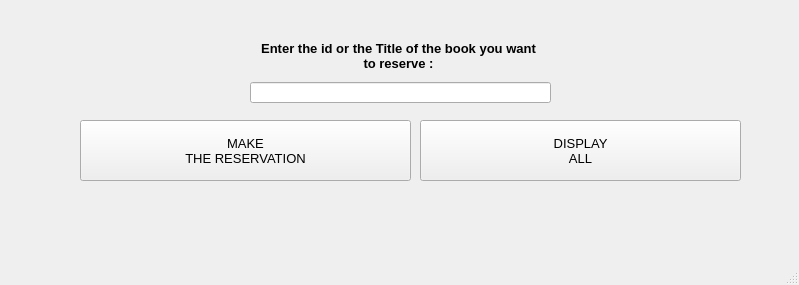
<?xml version="1.0" encoding="UTF-8"?>
<ui version="4.0">
 <class>MainWindow</class>
 <widget class="QMainWindow" name="MainWindow">
  <property name="geometry">
   <rect>
    <x>0</x>
    <y>0</y>
    <width>799</width>
    <height>285</height>
   </rect>
  </property>
  <property name="windowTitle">
   <string>MainWindow</string>
  </property>
  <widget class="QWidget" name="centralwidget">
   <widget class="QPushButton" name="pushButton_displayguest">
    <property name="geometry">
     <rect>
      <x>420</x>
      <y>120</y>
      <width>321</width>
      <height>61</height>
     </rect>
    </property>
    <property name="font">
     <font>
      <pointsize>10</pointsize>
      <weight>50</weight>
      <italic>false</italic>
      <bold>false</bold>
      <underline>false</underline>
      <strikeout>false</strikeout>
      <kerning>true</kerning>
     </font>
    </property>
    <property name="text">
     <string>DISPLAY 
ALL</string>
    </property>
   </widget>
   <widget class="QLabel" name="label_3">
    <property name="geometry">
     <rect>
      <x>148</x>
      <y>30</y>
      <width>501</width>
      <height>51</height>
     </rect>
    </property>
    <property name="font">
     <font>
      <pointsize>10</pointsize>
      <weight>75</weight>
      <bold>true</bold>
     </font>
    </property>
    <property name="text">
     <string>Enter the id or the Title of the book you want 
to reserve :</string>
    </property>
    <property name="alignment">
     <set>Qt::AlignCenter</set>
    </property>
   </widget>
   <widget class="QLineEdit" name="lineEdit">
    <property name="geometry">
     <rect>
      <x>250</x>
      <y>82</y>
      <width>301</width>
      <height>21</height>
     </rect>
    </property>
   </widget>
   <widget class="QPushButton" name="pushButton_reservation">
    <property name="geometry">
     <rect>
      <x>80</x>
      <y>120</y>
      <width>331</width>
      <height>61</height>
     </rect>
    </property>
    <property name="font">
     <font>
      <pointsize>10</pointsize>
     </font>
    </property>
    <property name="text">
     <string>MAKE 
THE RESERVATION</string>
    </property>
   </widget>
   <widget class="QLabel" name="label_reservation_error">
    <property name="geometry">
     <rect>
      <x>80</x>
      <y>120</y>
      <width>291</width>
      <height>20</height>
     </rect>
    </property>
    <property name="styleSheet">
     <string notr="true">color: rgb(255, 0, 0);</string>
    </property>
    <property name="text">
     <string/>
    </property>
    <property name="alignment">
     <set>Qt::AlignCenter</set>
    </property>
   </widget>
  </widget>
  <widget class="QMenuBar" name="menubar">
   <property name="geometry">
    <rect>
     <x>0</x>
     <y>0</y>
     <width>799</width>
     <height>26</height>
    </rect>
   </property>
  </widget>
  <widget class="QStatusBar" name="statusbar"/>
 </widget>
 <resources/>
 <connections/>
</ui>
